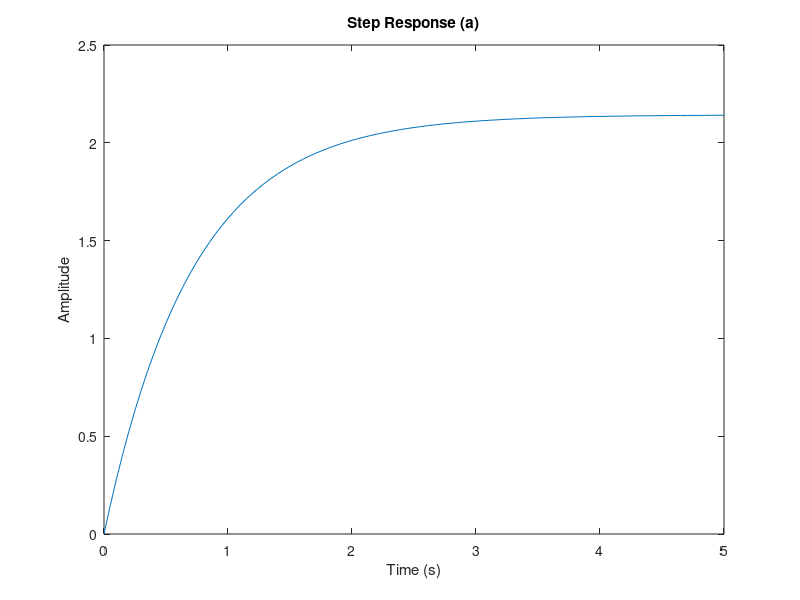
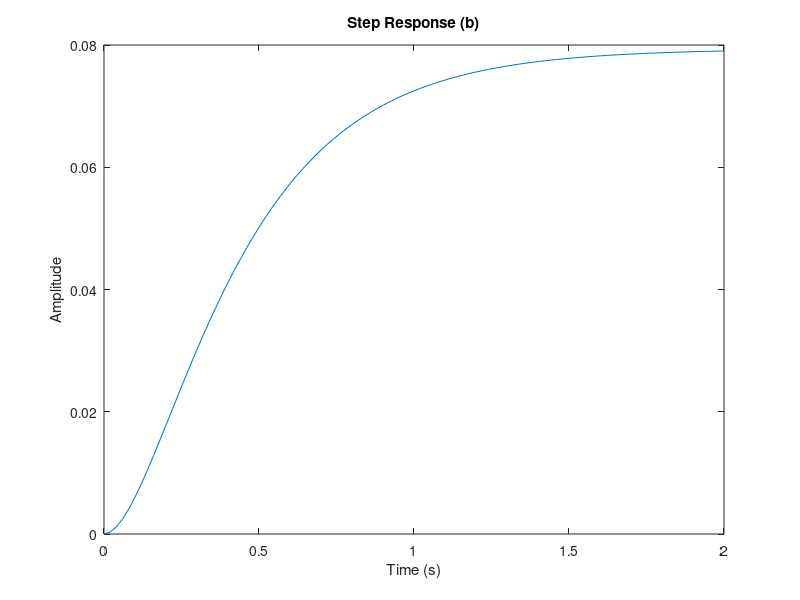
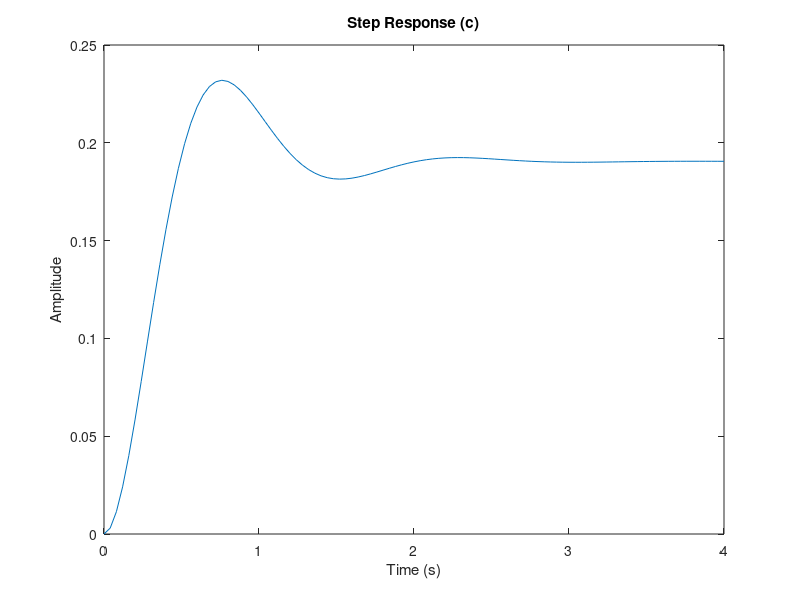

MATLAB code to generate these figures, in order:
% Slade Brooks
% Model/Sim HW3

% make transfer fxns from hand calc ones
a = tf(15, [0, 5, 7]);
b = tf(5, [3, 30, 63]);
c = tf(4, [1, 4, 21]);

% calc step fxn for each
[Aa, ta] = step(a);
[Ab, tb] = step(b);
[Ac, tc] = step(c);

% plot step fxns
figure(1);
plot(ta, Aa);
ylabel("Amplitude")
xlabel("Time (s)")
title("Step Response (a)")
figure(2);
plot(tb, Ab);
ylabel("Amplitude")
xlabel("Time (s)")
title("Step Response (b)")
figure(3);
plot(tc, Ac);
ylabel("Amplitude")
xlabel("Time (s)")
title("Step Response (c)")